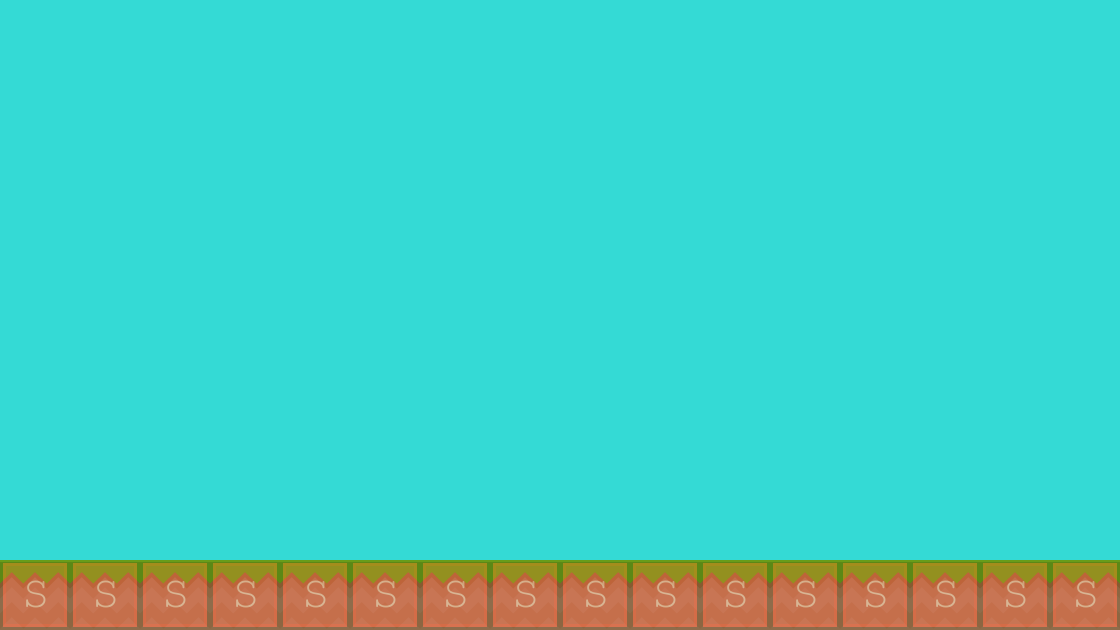

The image is a tile-based game level rendered from a .tmx file. Its description and source (layers, tilesets, objects; grid data summarised) follow:
An orthogonal 16x9 tile map with 70x70 px tiles, 2 tile layers (background, collision), 2 tilesets and 2 objects (Enemy base, Player base).

<map version="1.0" orientation="orthogonal" renderorder="right-down" width="16" height="9" tilewidth="70" tileheight="70" backgroundcolor="#34dad5">
 <tileset firstgid="1" name="background-tiles" tilewidth="70" tileheight="70">
  <image source="../img/background-tiles.png" width="910" height="910" />
 </tileset>
 <tileset firstgid="170" name="meta-tiles" tilewidth="70" tileheight="70">
  <image source="../img/meta-tiles.png" width="350" height="70" />
  <tile id="1">
   <properties>
    <property name="type" value="lslope" />
   </properties>
  </tile>
  <tile id="3">
   <properties>
    <property name="type" value="rslope" />
   </properties>
  </tile>
  <tile id="4">
   <properties>
    <property name="type" value="solid" />
   </properties>
  </tile>
 </tileset>
 <layer name="background" width="16" height="9">
  <data>[144 cells, 16 non-empty, 1 distinct tile ids]</data>
 </layer>
 <layer name="collision" width="16" height="9" opacity="0.29">
  <data>[144 cells, 16 non-empty, 1 distinct tile ids]</data>
 </layer>
 <objectgroup name="Base entitiies">
  <object name="Enemy base" x="982" y="427" width="66" height="134" />
  <object name="Player base" x="70" y="421" width="68" height="140" />
 </objectgroup>
</map>
